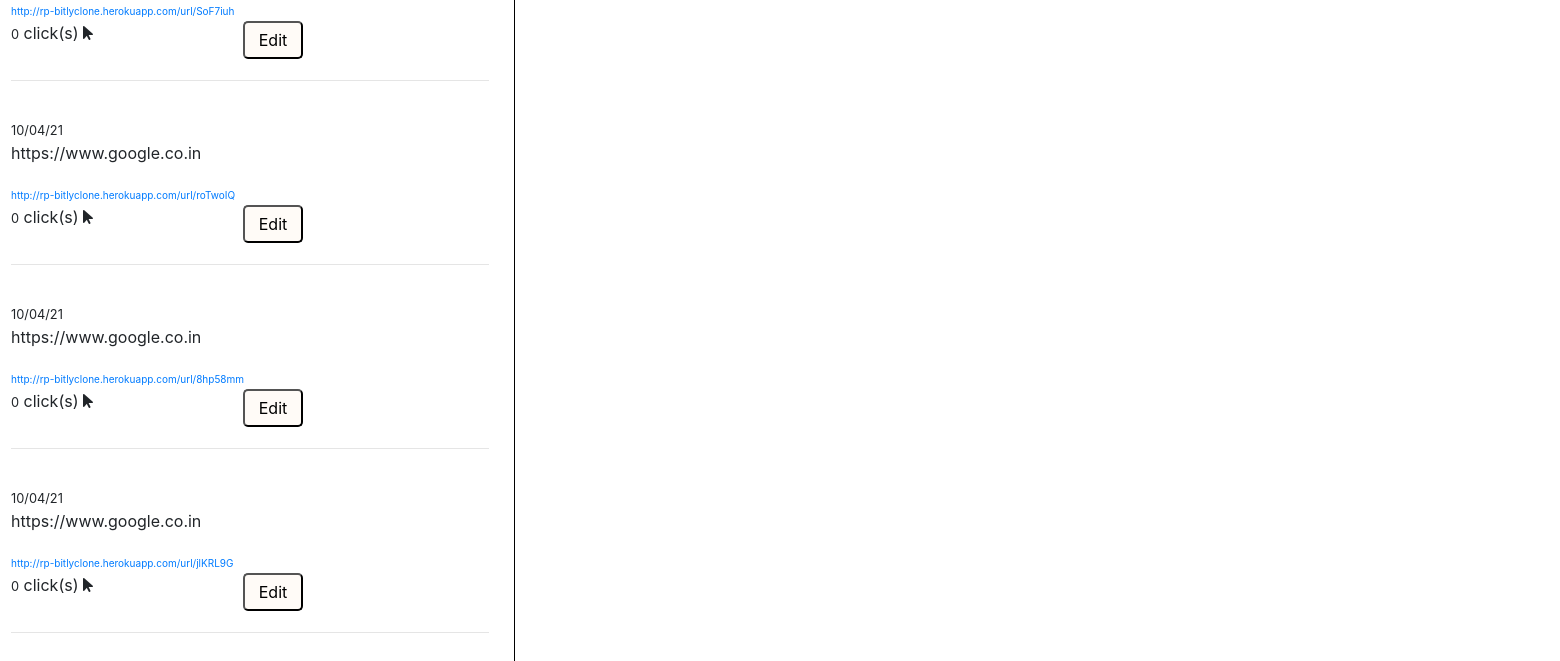
The page /dashboard (signed in, lower part) on the database as committed earlier.
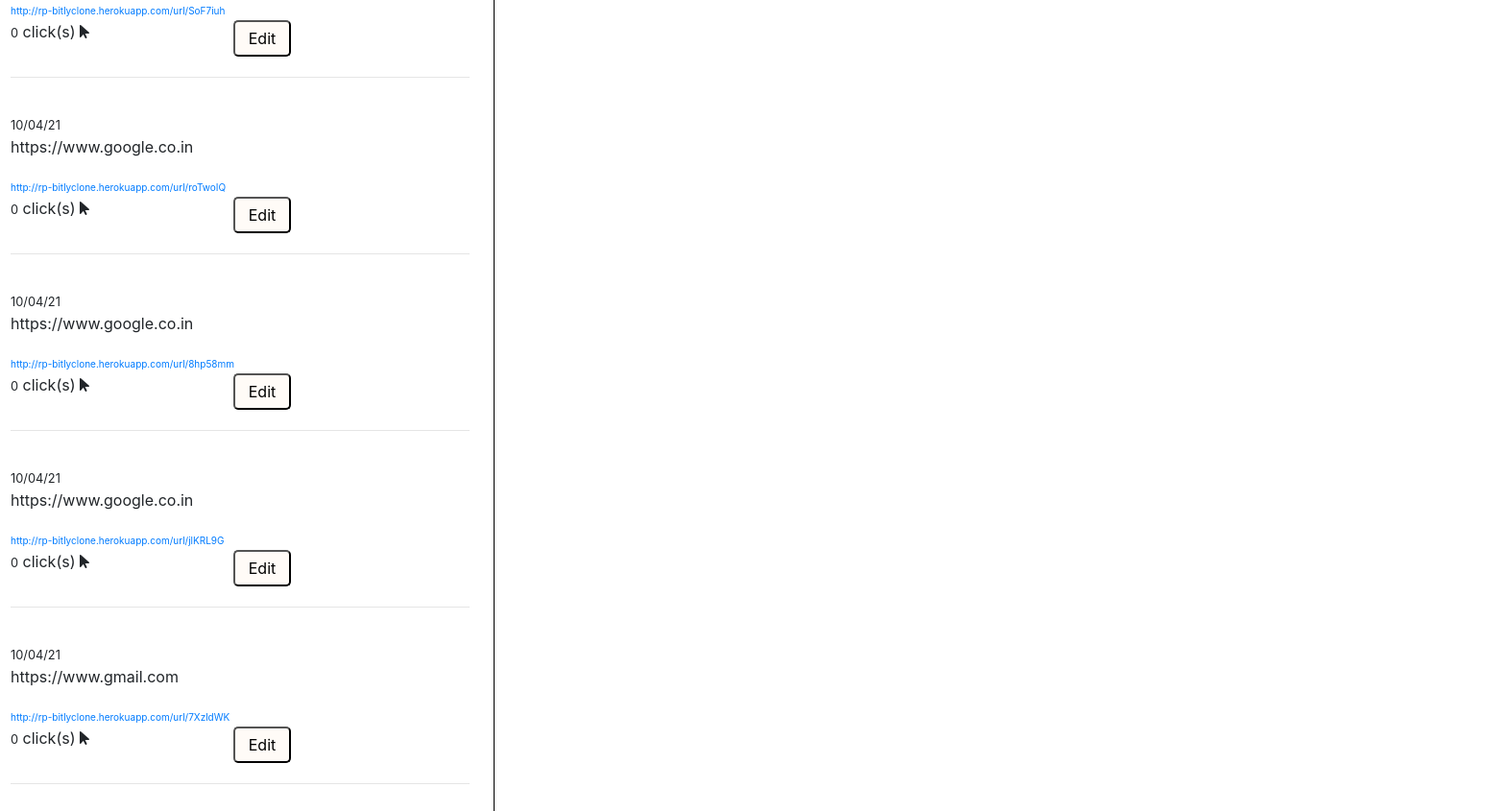
The same page on the database as committed later.
### tables this page shows
CREATE TABLE "urls" (
	"url_id"	INTEGER PRIMARY KEY AUTOINCREMENT,
	"original_url"	text,
	"auto_code"	text,
	"code"	text,
	"date"	text,
	"timestamp"	text,
	"user_id"	INTEGER,
	"click"	INTEGER
);

### app.py (the view)
@app.route("/dashboard")
@login_required
def dashboard():
    urls = c.execute("SELECT * FROM urls WHERE user_id=:u_id", {"u_id": session.get("user_id")}).fetchall()
    return render_template("dashboard.html", BASE_URL=BASE_URL, urls=urls)

### assist.py (called while the page is built)
def login_required(f):
    @wraps(f)
    def decorated_function(*args, **kwargs):
        if session.get("user_id") is None:
            return redirect(url_for('login'))
        return f(*args, **kwargs)
    return decorated_function

### templates/dashboard.html (shortened to what this page needs)
<!DOCTYPE html>
<html>
    <head>
        <link rel="stylesheet" href="https://stackpath.bootstrapcdn.com/bootstrap/4.5.0/css/bootstrap.min.css">
        <link rel="stylesheet" href="/static/styles.css">
    </head>
    <body>
        {% if urls|length != 0 %}
        <div class="row">
            <div class="col-4">
            {% for url in urls %}
                <div class="url" onclick="displayInfo('{{ url[0] }}','{{ url[1] }}', '{{ BASE_URL }}{{ url[3] }}', '{{ url[5] }}', '{{ url[6] }}' )">
                <small>{{ url[4] }}</small>
                <p>{{ url[1] }}</p>
                <a href="{{ BASE_URL }}{{ url[3] }}" style="font-size: 10px;" class="new">{{ BASE_URL }}{{ url[3] }}</a>
                <br>
                <span class="clicks"><small>{{ url[7] }}</small> click(s) <i class="fas fa-mouse-pointer"></i></span>
                <button type="button" id="edit" class="loginbutton" onclick="window.location.replace(`/update?id=${'{{ url[0] }}'}`);">Edit</button>
                <hr class="dashboardlefthr">
                </div>
            {% endfor %}
            </div>
            <div class="col">
            <br><br><br>
            </div>
        </div>
        {% endif %}
    </body>
</html>

### static/styles.css (style rules this page uses)
.col-4 { height: 100vh; border: 1px solid black; overflow-y:auto; }
.url { padding: 10px; }
#edit { position: absolute; padding: 5px; margin-left:150px; margin-bottom: 10px; width: 60px; }
.loginbutton { width: 500px; background-color: #fffbf7; border-radius: 5px; }
.dashboardlefthr { margin-top: 35px; }

Rows that differ between the two databases and show on the page:
added urls: date "10/04/21", original_url "https://www.gmail.com", BASE_URL "http://rp-bitlyclone.herokuapp.com/url/", code "7XzldWK", click "0"
